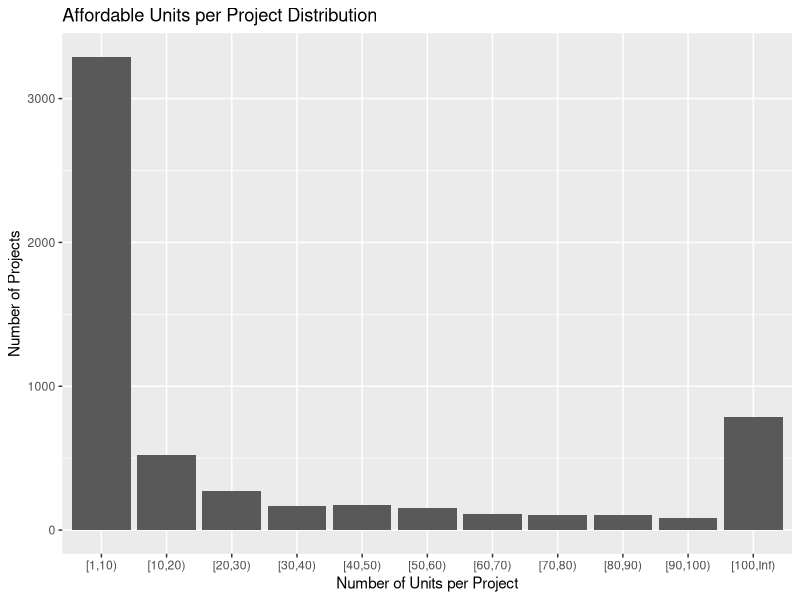
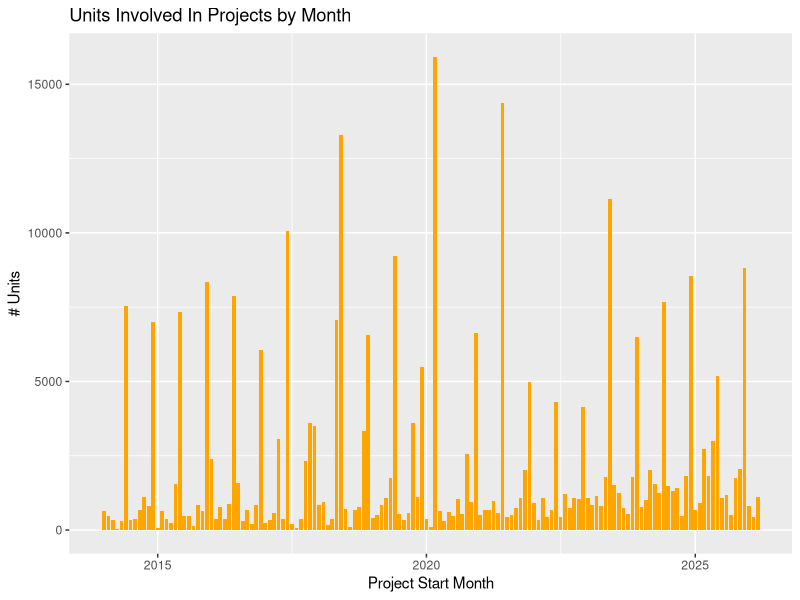
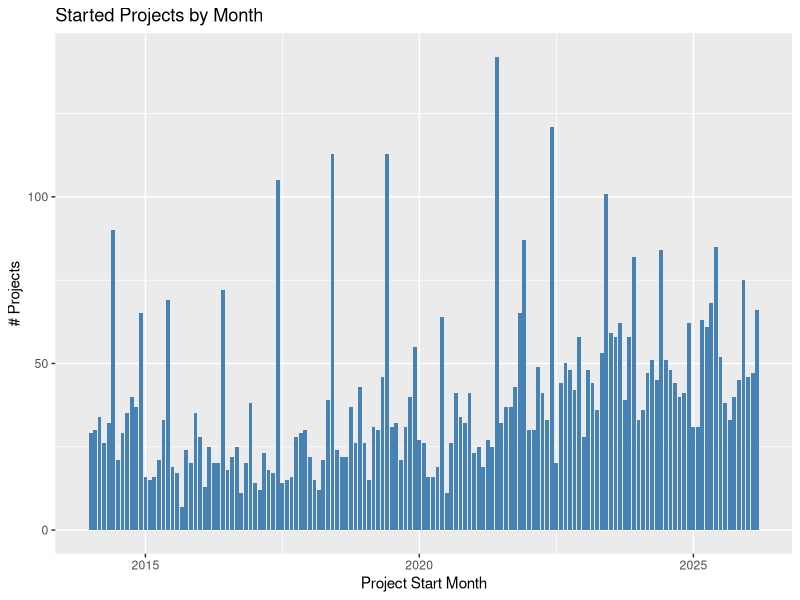
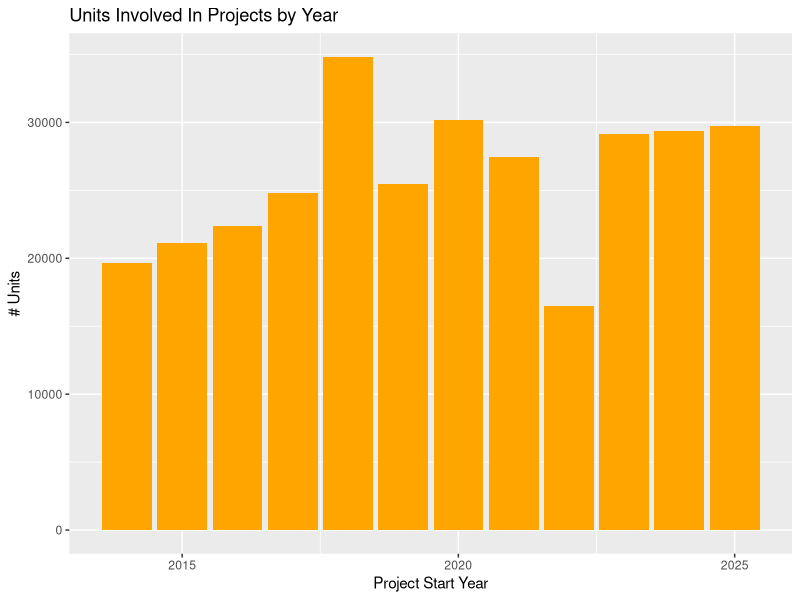
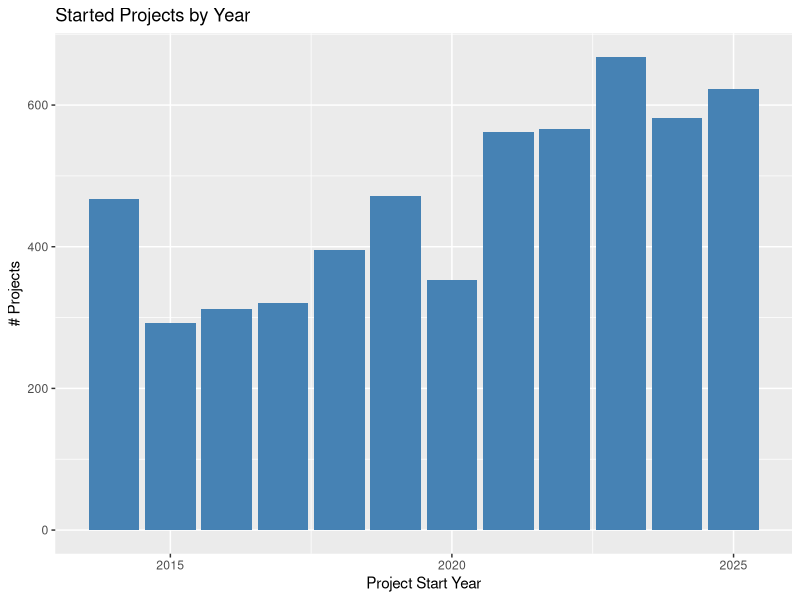
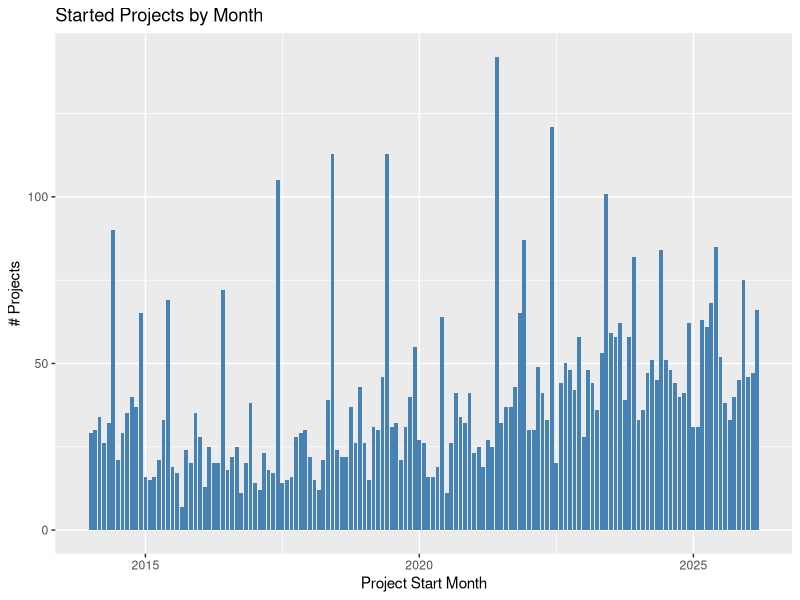
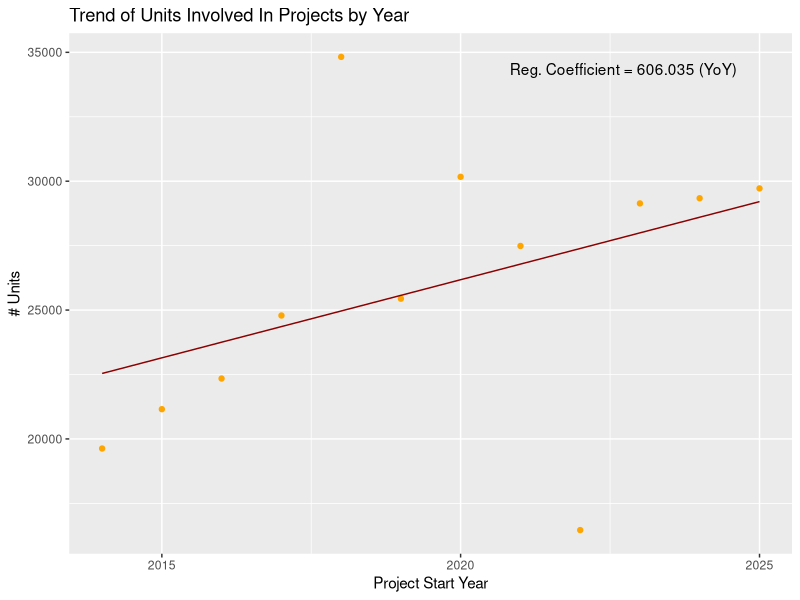
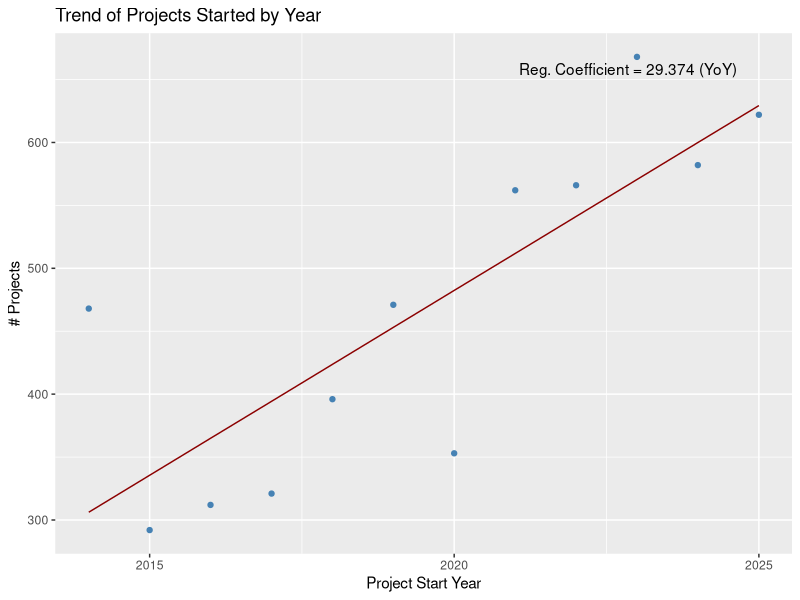

R code for these plots, in order:
library(readr)
library(dplyr)
library(lubridate)
library(ggplot2)

# Data uploading and cleaning
data <- read_csv("Affordable_Housing_Production_by_Building_20260821.csv")
data_f <- data[!is.na(data$`All Counted Units`), ]

data_f$`Project Start Date` <- mdy(data_f$`Project Start Date`)

n_unique_projects <- length(unique(data_f$`Project ID`)) # save the number of unique projects 

data_f$`Project Start Month` <- floor_date(data_f$`Project Start Date`, unit="month")
data_f$`Project Start Year` <- floor_date(data_f$`Project Start Date`, unit="year")

# Aggregating by proejct (collapsing buildings)
projects <- data_f |> 
  summarise(
    .by = c(`Project ID`, `Project Start Month`, `Project Start Year`), 
    `Units` = sum(`All Counted Units`)
  )
projects$`Projects Cnt` <- 1

# Visualize units per project distribution
  
projects <- projects |>
  mutate(
    `# Units - Grouped` = cut(
      `Units`,
      breaks = c(1, 10, 20, 30, 40, 50, 60, 70, 80, 90, 100, Inf),
      right = FALSE
    )
  )

ggplot(projects, aes(x = `# Units - Grouped`)) +
  geom_bar() +
  labs(
    x = "Number of Units per Project",
    y = "Number of Projects",
    title = "Affordable Units per Project Distribution"
  )

# Aggregating by month
by_month <- projects |> 
  summarise(
    .by = c(`Project Start Month`), 
    `# Units` = sum(`Units`),
    `# Projects` = sum(`Projects Cnt`)
  )

# Aggregating by year
by_year <- projects |> 
  summarise(
    .by = c(`Project Start Year`), 
    `# Units` = sum(`Units`),
    `# Projects` = sum(`Projects Cnt`)
  )
by_year <- by_year[by_year$`Project Start Year` < '2026-01-01', ]
by_year <- by_year |> arrange(`Project Start Year`)
by_year$`Project Start Year Numeric` <- 0:(nrow(by_year)-1)

# Visualize monthly data

ggplot(by_month, aes(`Project Start Month`, `# Units`)) +
  geom_col(fill="orange") +
  labs(
    title="Units Involved In Projects by Month"
  )

ggplot(by_month, aes(`Project Start Month`, `# Projects`)) +
  geom_col(fill="steelblue") +
  labs(
    title="Started Projects by Month"
  )

# Visualize yearly data

ggplot(by_year, aes(`Project Start Year`, `# Units`)) +
  geom_col(fill="orange") +
  labs(
    title="Units Involved In Projects by Year"
  )

ggplot(by_year, aes(`Project Start Year`, `# Projects`)) +
  geom_col(fill="steelblue") +
  labs(
    title="Started Projects by Year"
  )

ggplot(by_month, aes(`Project Start Month`, `# Projects`)) +
  geom_col(fill="steelblue") +
  labs(
    title="Started Projects by Month"
  )

# Calculate and visualize a # units trend
units_trend <- lm(`# Units` ~ `Project Start Year Numeric`, data = by_year)
by_year$`# Units Predicted` <- predict(units_trend)
by_year$`# Units Predicted Error` <- by_year$`# Units Predicted` - by_year$`# Units`

ggplot(by_year, aes(x = `Project Start Year`, y = `# Units`)) +
  geom_point(color = "orange") +
  geom_line(aes(y = `# Units Predicted`), color = "darkred") +
  labs(title="Trend of Units Involved In Projects by Year") +
  annotate(
    "text",
    x = max(by_year$`Project Start Year`, na.rm = TRUE),
    y = max(by_year$`# Units`, na.rm = TRUE),
    label = paste0(
      "Reg. Coefficient = ",
      round(coef(units_trend)["`Project Start Year Numeric`"], 3),
      " (YoY)"
    ),
    hjust = 1.1,
    vjust = 1.5
  )

# Calculate and visualize a # projects trend
projects_trend <- lm(`# Projects` ~ `Project Start Year Numeric`, data = by_year)
by_year$`# Projects Predicted` <- predict(projects_trend)
by_year$`# Projects Predicted Error` <- by_year$`# Projects Predicted` - by_year$`# Projects`

ggplot(by_year, aes(x = `Project Start Year`, y = `# Projects`)) +
  geom_point(color = "steelblue") +
  geom_line(aes(y = `# Projects Predicted`), color = "darkred") + 
  labs(title="Trend of Projects Started by Year") +
  annotate(
    "text",
    x = max(by_year$`Project Start Year`, na.rm = TRUE),
    y = max(by_year$`# Projects`, na.rm = TRUE),
    label = paste0(
      "Reg. Coefficient = ",
      round(coef(projects_trend)["`Project Start Year Numeric`"], 3),
      " (YoY)"
    ),
    hjust = 1.1,
    vjust = 1.5
  )
